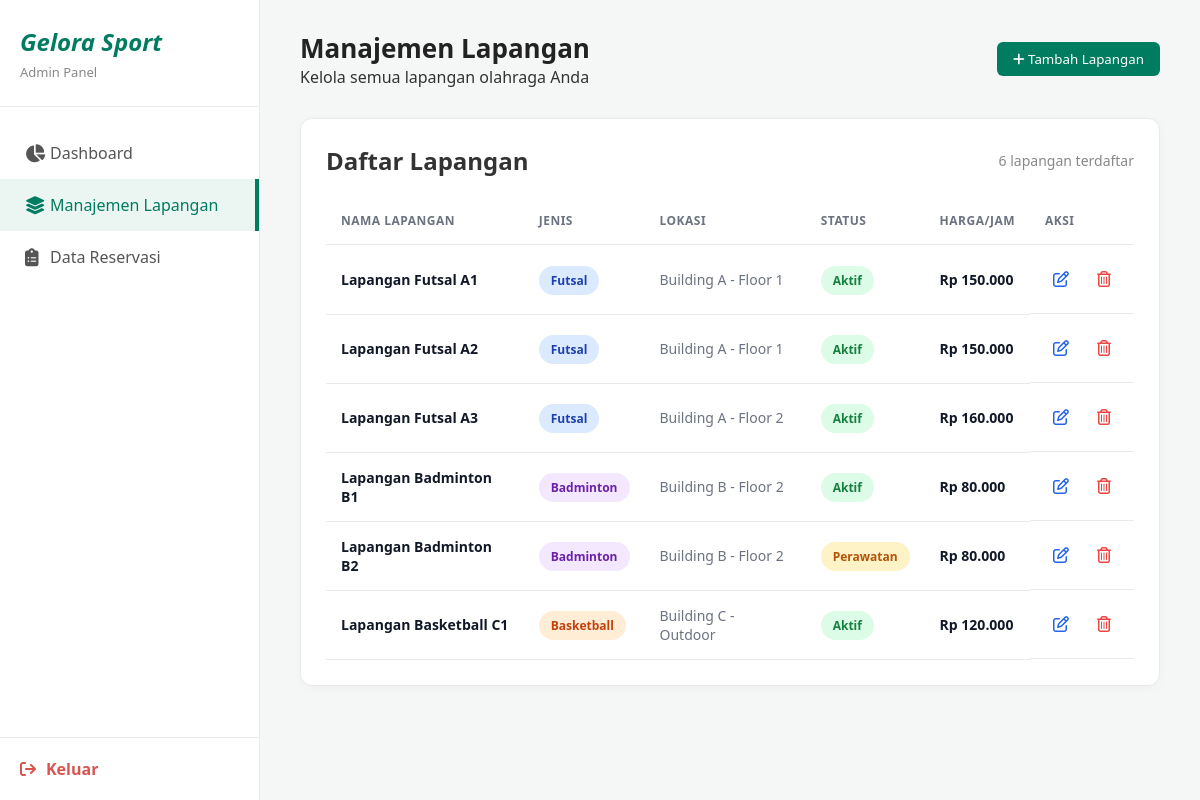
/index.php?page=manajemen_lapangan (signed in), run on the app's committed database.
### tables this page shows
CREATE TABLE `lapangan` (
  `id` int NOT NULL,
  `nama` varchar(100) NOT NULL,
  `jenis` enum('Futsal','Badminton','Basketball') NOT NULL,
  `lokasi` varchar(150) NOT NULL,
  `tipe` enum('indoor','outdoor') NOT NULL DEFAULT 'indoor',
  `material` varchar(100) DEFAULT NULL,
  `deskripsi` text,
  `harga_per_jam` decimal(10,0) NOT NULL,
  `status` enum('Aktif','Perawatan','Nonaktif') NOT NULL DEFAULT 'Aktif',
  `foto_url` varchar(500) DEFAULT NULL,
  `rating` decimal(2,1) DEFAULT '5.0',
  `created_at` datetime NOT NULL DEFAULT CURRENT_TIMESTAMP
);

### controllers/LapanganController.php (called while the page is built, shortened)
<?php
require_once __DIR__ . '/../config/helper.php';
require_once __DIR__ . '/../models/LapanganModel.php';
class LapanganController
{
    private LapanganModel $lapanganModel;
    public function __construct()
    {
        $this->lapanganModel = new LapanganModel();
    }
    public function index(): void
    {
        $lapangans = $this->lapanganModel->getAll();
        $jenisClass  = ['Futsal' => 'jenis-futsal', 'Badminton' => 'jenis-badminton', 'Basketball' => 'jenis-basket'];
        $statusClass = ['Aktif' => 'status-aktif', 'Perawatan' => 'status-perawatan', 'Nonaktif' => 'status-perawatan'];
        require __DIR__ . '/../views/admin/manajemen_lapangan.php';
    }
}

### config/db.php (called while the page is built, shortened)
<?php
function getDB(): PDO {
    static $pdo = null;
    if ($pdo === null) {
        try {
            $dsn = "mysql:host=" . DB_HOST . ";port=" . DB_PORT
                 . ";dbname=" . DB_NAME . ";charset=utf8mb4";
            $pdo = new PDO($dsn, DB_USER, DB_PASS, [
                PDO::ATTR_ERRMODE            => PDO::ERRMODE_EXCEPTION,
                PDO::ATTR_DEFAULT_FETCH_MODE => PDO::FETCH_ASSOC,
                PDO::ATTR_EMULATE_PREPARES   => false,
            ]);
        } catch (PDOException $e) {
            http_response_code(500);
            die(json_encode(['error' => 'Koneksi database gagal: ' . $e->getMessage()]));
        }
    }
    return $pdo;
}

### models/LapanganModel.php (called while the page is built, shortened)
<?php
require_once __DIR__ . '/../config/db.php';
class LapanganModel
{
    private PDO $db;
    public function __construct()
    {
        $this->db = getDB();
    }
    public function getAll(): array
    {
        return $this->db->query("SELECT * FROM lapangan ORDER BY jenis, nama")->fetchAll();
    }
}

### config/helper.php (called while the page is built, shortened)
<?php
function formatRupiah(int $n): string {
    return 'Rp ' . number_format($n, 0, ',', '.');
}
function e(string $str): string {
    return htmlspecialchars($str, ENT_QUOTES, 'UTF-8');
}

### views/admin/manajemen_lapangan.php (the view, shortened to what this page needs)
<!DOCTYPE html>
<html lang="id">
<head>
    <link rel="stylesheet" href="assets/css/style.css">
    <link rel="stylesheet" href="https://cdnjs.cloudflare.com/ajax/libs/font-awesome/6.4.0/css/all.min.css">
</head>
<body class="admin-page">
<div class="admin-container">
    <?php require __DIR__ . '/../components/sidebar.php'; ?>
    <main class="main-content">
        <header class="top-header">
            <div class="header-title">
                <h1>Manajemen Lapangan</h1>
                <p>Kelola semua lapangan olahraga Anda</p>
            </div>
            <button class="btn-primary" onclick="bukaModal()">
                <i class="fa-solid fa-plus"></i> Tambah Lapangan
            </button>
        </header>
        <section class="recent-reservations">
            <div class="section-header">
                <h2>Daftar Lapangan</h2>
                <span style="color:#888;font-size:14px;"><?= count($lapangans) ?> lapangan terdaftar</span>
            </div>
            <div class="table-container">
                <table class="data-table">
                    <thead>
                        <tr><th>NAMA LAPANGAN</th><th>JENIS</th><th>LOKASI</th><th>STATUS</th><th>HARGA/JAM</th><th>AKSI</th></tr>
                    </thead>
                    <tbody>
                        <?php foreach ($lapangans as $l): ?>
                        <tr>
                            <td class="fw-bold"><?= e($l['nama']) ?></td>
                            <td><span class="badge <?= $jenisClass[$l['jenis']] ?? '' ?>"><?= e($l['jenis']) ?></span></td>
                            <td class="text-gray"><?= e($l['lokasi']) ?></td>
                            <td><span class="badge <?= $statusClass[$l['status']] ?? '' ?>"><?= e($l['status']) ?></span></td>
                            <td class="fw-bold"><?= formatRupiah((int)$l['harga_per_jam']) ?></td>
                            <td class="action-icons">
                                <button class="btn-icon edit" onclick='bukaEdit(<?= json_encode($l) ?>)' title="Edit">
                                    <i class="fa-regular fa-pen-to-square"></i>
                                </button>
                                <form method="POST" action="index.php?page=manajemen_lapangan" style="display:inline;"
                                      onsubmit="return confirm('Hapus lapangan <?= e($l['nama']) ?>?')">
                                    <button type="submit" class="btn-icon delete" title="Hapus">
                                        <i class="fa-regular fa-trash-can"></i>
                                    </button>
                                </form>
                            </td>
                        </tr>
                        <?php endforeach; ?>
                    </tbody>
                </table>
            </div>
        </section>
    </main>
</div>
</body>
</html>

### assets/css/style.css (style rules this page uses)
:root { --color-body-bg: #f4f7f6; --color-text: #333333; --color-white: #ffffff; --color-primary: #007c60; --color-primary-dark: #005b48; --color-primary-darker: #0b7a5a; --color-muted: #777777; --color-border: #dddddd; --color-border-light: #eaeaea; --color-success-bg: #e8f5e9; --color-success-soft: #d4edda; --color-warning-bg: #fff3cd; --color-success-text: #155724; --color-danger: #c0392b; --color-danger-bg: #fff8f8; }
* { margin: 0; padding: 0; box-sizing: border-box; font-family: 'Segoe UI', Tahoma, Geneva, Verdana, sans-serif; }
body { background-color: var(--color-body-bg); color: var(--color-text); }
body.admin-page { background-color: var(--color-body-bg); color: var(--color-text); }
.admin-container { display: flex; min-height: 100vh; }
.admin-container .main-content { flex: 1; margin-left: 260px; padding: 30px 40px; }
.admin-container .top-header { display: flex; justify-content: space-between; align-items: center; margin-bottom: 30px; }
.admin-container .header-title h1 { font-size: 26px; color: #222; }
.admin-container .recent-reservations { background: var(--color-white); border-radius: 12px; padding: 25px; box-shadow: 0 2px 10px rgba(0, 0, 0, 0.03); border: 1px solid var(--color-border-light); }
.admin-container .section-header { display: flex; justify-content: space-between; align-items: center; margin-bottom: 20px; }
.admin-container .btn-primary { background-color: var(--color-primary); color: white; border: none; padding: 8px 16px; border-radius: 6px; cursor: pointer; }
.admin-container .table-container { overflow-x: auto; }
.admin-container table { width: 100%; border-collapse: collapse; }
.admin-container th, .admin-container td { padding: 15px; text-align: left; border-bottom: 1px solid var(--color-border-light); }
.admin-container th { color: #888; font-weight: 600; font-size: 14px; }
.admin-container td { color: #444; font-size: 14px; }
.admin-container .badge { padding: 6px 12px; border-radius: 20px; font-size: 12px; font-weight: 600; }
.admin-container .badge.jenis-futsal { background-color: #e3f2fd; color: #1976d2; }
.admin-container .badge.jenis-badminton { background-color: #f3e5f5; color: #7b1fa2; }
.admin-container .badge.jenis-basket { background-color: #fff3e0; color: #f57c00; }
.admin-container .badge.status-aktif { background-color: var(--color-success-soft); color: var(--color-success-text); }
.admin-container .badge.status-perawatan { background-color: var(--color-warning-bg); color: #856404; }
.admin-container .action-icons { display: flex; gap: 8px; }
.admin-container .btn-icon { background: none; border: none; padding: 8px; border-radius: 4px; cursor: pointer; font-size: 16px; transition: 0.2s; }
.admin-container .btn-icon.edit { color: var(--color-primary); }
.admin-container .btn-icon.delete { color: #dc3545; }
.admin-container .fw-bold { font-weight: bold; }
.admin-container .text-gray { color: #888; }
.admin-container .data-table th { font-size: 12px; color: #6b7280; font-weight: 600; text-transform: uppercase; letter-spacing: 0.5px; }
.admin-container .fw-bold { font-weight: 600; color: #111827; }
.admin-container .text-gray { color: #6b7280; }
.admin-container .badge.jenis-futsal { background-color: #dbeafe; color: #1e40af; }
.admin-container .badge.jenis-badminton { background-color: #f3e8ff; color: #6b21a8; }
.admin-container .badge.jenis-basket { background-color: #ffedd5; color: #c2410c; }
.admin-container .badge.status-aktif { background-color: #dcfce7; color: #15803d; }
.admin-container .badge.status-perawatan { background-color: #fef3c7; color: #b45309; }
.admin-container .action-icons { display: flex; gap: 12px; }
.admin-container .btn-icon { background: none; border: none; font-size: 16px; cursor: pointer; transition: 0.2s; }
.admin-container .btn-icon.edit { color: #2563eb; }
.admin-container .btn-icon.delete { color: #ef4444; }

### data on the page
lapangan: nama "Lapangan Futsal A1", jenis "Futsal", lokasi "Building A - Floor 1", status "Aktif", harga_per_jam "Rp 150.000"
lapangan: nama "Lapangan Futsal A2", jenis "Futsal", lokasi "Building A - Floor 1", status "Aktif", harga_per_jam "Rp 150.000"
lapangan: nama "Lapangan Futsal A3", jenis "Futsal", lokasi "Building A - Floor 2", status "Aktif", harga_per_jam "Rp 160.000"
lapangan: nama "Lapangan Badminton B1", jenis "Badminton", lokasi "Building B - Floor 2", status "Aktif", harga_per_jam "Rp 80.000"
lapangan: nama "Lapangan Badminton B2", jenis "Badminton", lokasi "Building B - Floor 2", status "Perawatan", harga_per_jam "Rp 80.000"
lapangan: nama "Lapangan Basketball C1", jenis "Basketball", lokasi "Building C - Outdoor", status "Aktif", harga_per_jam "Rp 120.000"

### other printed values
count($lapangans) "6"
